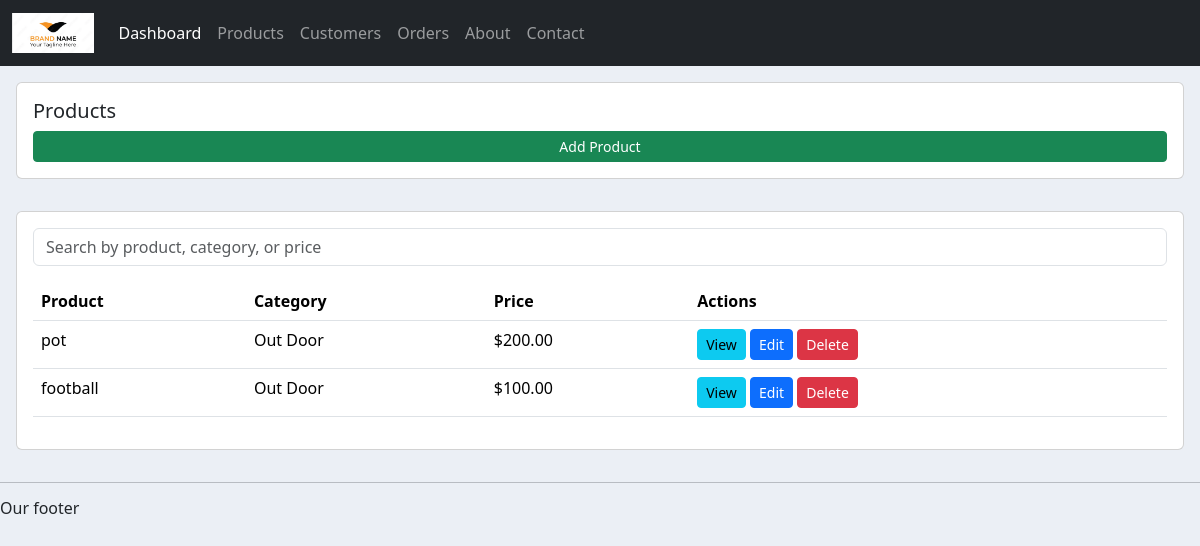
Screenshot of /accounts/products/ with the database file from the repository.
### accounts/models.py (models this page shows, shortened)
class Product (models.Model):
    CATEGORY = (
        ('Indoor', 'Indoor'),
        ('Out Door', 'Out Door'),
    )
    name = models.CharField(max_length=255,null=True)
    price = models.FloatField(null=True)
    category = models.CharField(max_length=255,null=True, choices=CATEGORY)
    description = models.TextField(null=True)
    tag = models.ManyToManyField(Tag, null=True)
    date_created = models.DateTimeField(auto_now_add=True, null=True)

### accounts/views.py (the view)
# urls.py: path('products/', views.products, name='products'),
def products(request):
    products = Product.objects.all()
    categories = Product.CATEGORY
    return render(request, 'accounts/products.html', {
        'products': products,
        'categories': categories,
    })

### accounts/templates/accounts/products.html (shortened to what this page needs)
{% extends 'accounts/main.html' %}
{% block content %}
<div class="row p-3">
    <div class="col-md-12">
        <div class="card card-body">
            <h5>Products</h5>
            <button class="btn btn-sm btn-success float-end" data-bs-toggle="modal"
                data-bs-target="#addProductModal">Add Product</button>
        </div>
    </div>
</div>
<div class="row p-3">
    <div class="col-md-12">
        <div class="card card-body">
            <div class="mb-3">
                <input type="search" id="products-search-input" class="form-control"
                    placeholder="Search by product, category, or price">
            </div>
            <table class="table">
                <thead>
                    <tr>
                        <th>Product</th>
                        <th>Category</th>
                        <th>Price</th>
                        <th>Actions</th>
                    </tr>
                </thead>
                <tbody id="product-table-body">
                    {% for product in products %}
                    <tr data-product-id="{{ product.id }}">
                        <td>{{ product.name }}</td>
                        <td>{{ product.category }}</td>
                        <td>${{ product.price|floatformat:2 }}</td>
                        <td>
                            <button class="btn btn-sm btn-info" data-bs-toggle="modal"
                                data-bs-target="#viewProductModal" data-id="{{ product.id }}"
                                data-name="{{ product.name }}" data-category="{{ product.category }}"
                                data-price="{{ product.price }}">View</button>
                            <button class="btn btn-sm btn-primary" data-bs-toggle="modal"
                                data-bs-target="#editProductModal" data-id="{{ product.id }}"
                                data-name="{{ product.name }}" data-category="{{ product.category }}"
                                data-price="{{ product.price }}"
                                data-edit-url="{% url 'edit_product' product.id %}">Edit</button>
                            <button type="button" class="btn btn-sm btn-danger delete-product-btn"
                                data-id="{{ product.id }}"
                                data-delete-url="{% url 'delete_product' product.id %}">
                                Delete
                            </button>
                        </td>
                    </tr>
                    {% empty %}
                    <tr id="no-products-row">
                        <td colspan="4" class="text-center">No products found.</td>
                    </tr>
                    {% endfor %}
                </tbody>
            </table>
        </div>
    </div>
</div>
{% endblock %}

### crm_django/static/css/main.css (style rules this page uses)
body { background-color: #ebeff5; }

### rows the page displays
Product: name "pot", category "Out Door", price "200.00"
Product: name "football", category "Out Door", price "100.00"
